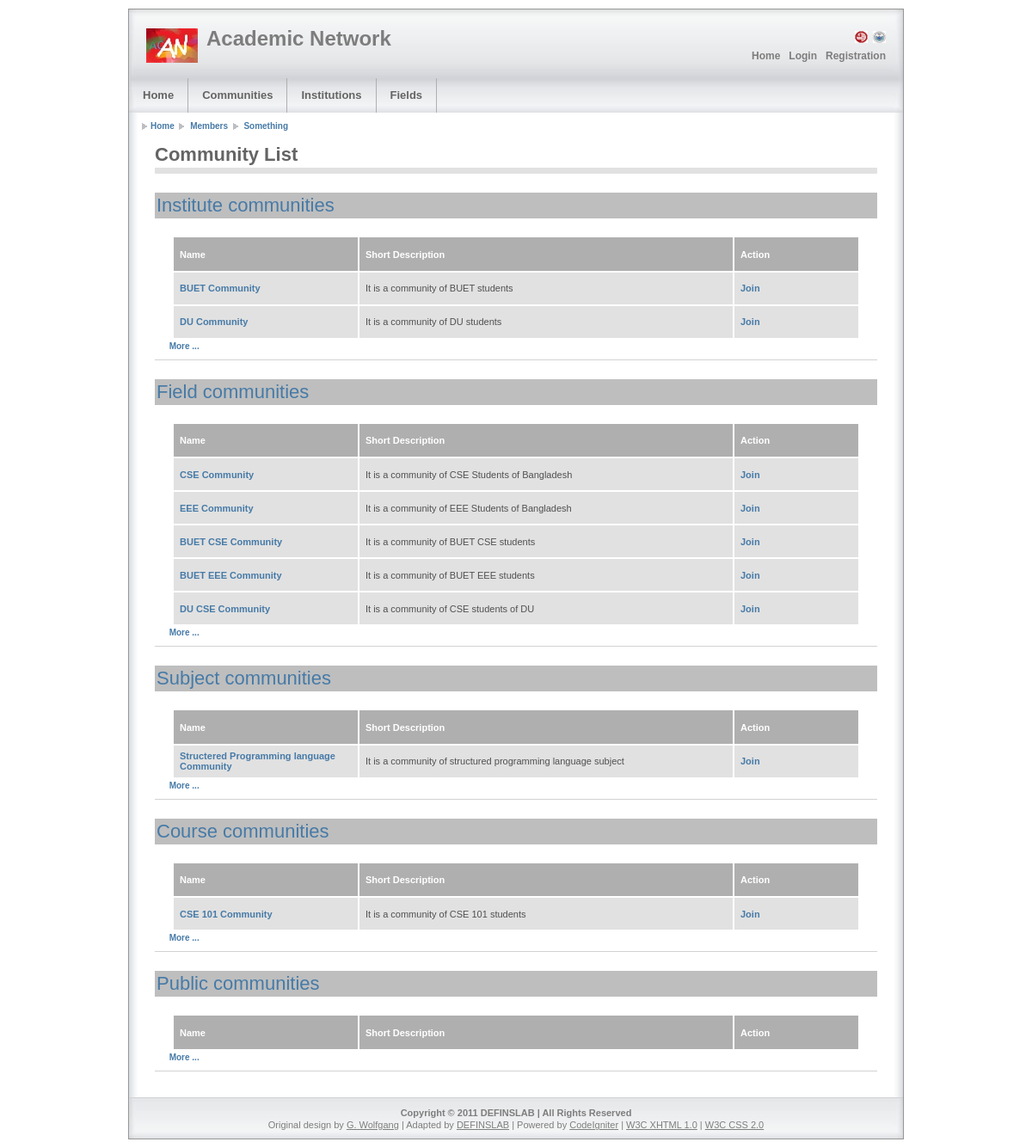
Page /index.php/community_list/LoadCommunityListViewAll on the earlier database version.
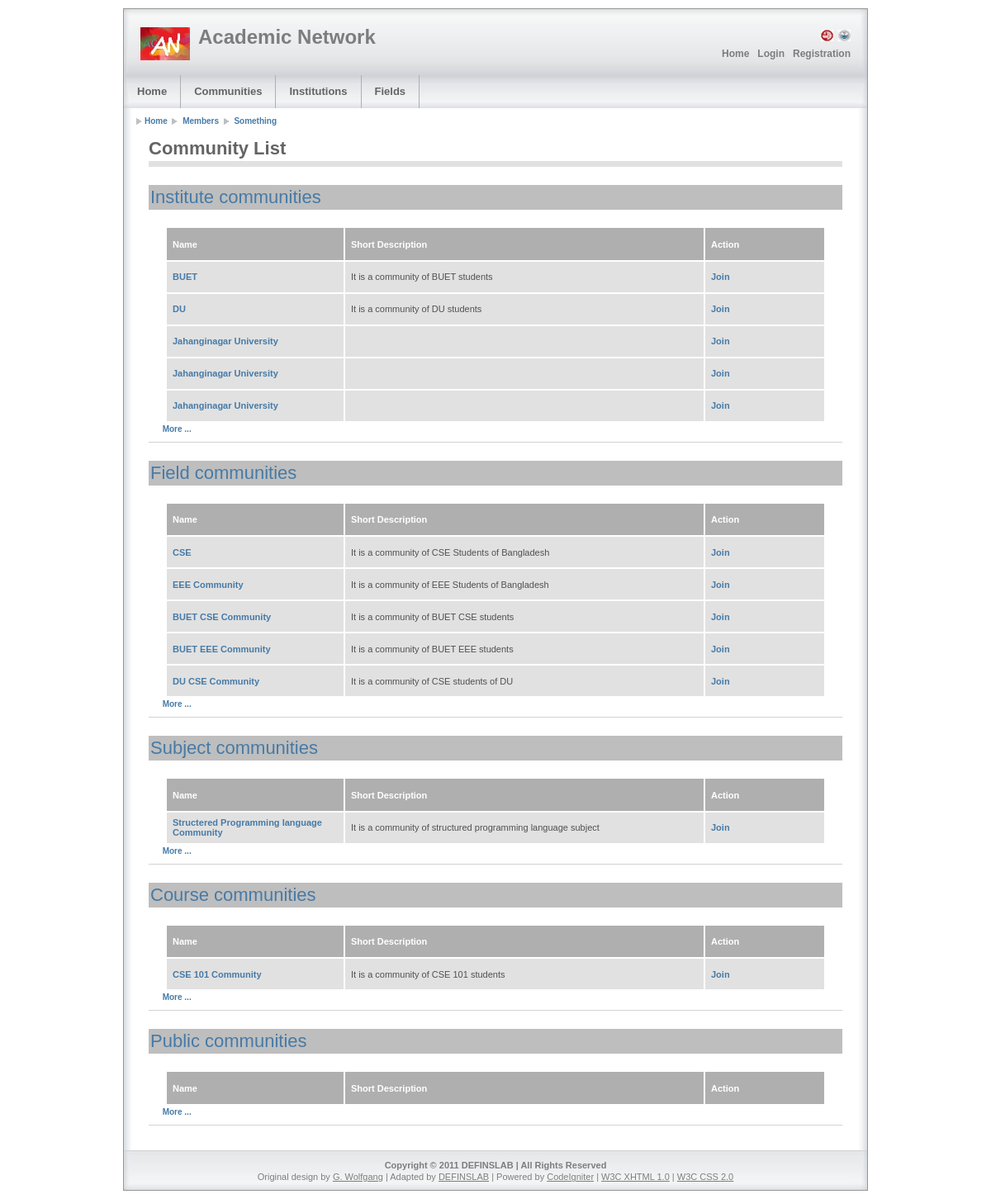
Same page on the later database version.
### tables this page shows
CREATE TABLE IF NOT EXISTS `community` (
  `community_id` int(10) NOT NULL AUTO_INCREMENT,
  `name` varchar(100) NOT NULL,
  `type` enum('institution','subject','field','course','group') NOT NULL,
  `short_description` text NOT NULL,
  `updated_date` datetime NOT NULL,
  PRIMARY KEY (`community_id`)
);

### application/controllers/community_list.php (called while the page is built, shortened)
<?php
class Community_list extends CI_Controller {
    function LoadCommunityListViewAll() {
        $username = $this->Model_user->GetLoggedInUsername();
        $communities = $this->User_community->GetByUserName($username);
        $this->page->title = "List of Communities By Type";
        $data['query1_result'] = $this->Model_community->GetByType('institution',5);
        $data['query2_result'] = $this->Model_community->GetByType('field',5);
        $data['query3_result'] = $this->Model_community->GetByType('subject',5);
        $data['query4_result'] = $this->Model_community->GetByType('course',5);
        $data['query5_result'] = $this->Model_community->GetByType('group',5);
        $data['communities'] = $communities;
        $main_content[0] = array("Community List", "community_list_view_all",$data);
        $this->page->loadViews(null, $main_content, null);
    }
}
?>

### index.php (called while the page is built, shortened)
<?php
require_once BASEPATH.'core/CodeIgniter'.EXT;

### application/models/model_community.php (called while the page is built, shortened)
<?php
   class Model_community extends CI_Model {
       function GetByType($type,$limit=null){
           $this->db->select('*');
           $query = $this->db->get_where('community',  array('type' => $type, 'community_id !=' => 0), $limit);
           return $query->result();
       }
   }
?>

### application/models/model_user.php (called while the page is built, shortened)
<?php
class Model_user extends CI_Model {
    function GetLoggedInUsername() {
        return $this->session->userdata('username');
    }
}
?>

### application/models/user_community.php (called while the page is built, shortened)
<?php
class User_community extends CI_Model {
    function GetByUserName($name,$type="", $start=0, $limit=100) {
        $query_str = "SELECT DISTINCT * FROM `user_community`
       JOIN community ON user_community.community_id = community.community_id
       WHERE `username` = '$name'";
       $query_str .= "LIMIT $start, $limit";
        $query = $this->db->query($query_str);
        return $query->result();
    }
}
?>

### application/views/default/community_list_view_all.php (the view, shortened to what the changed rows need)
<?php
function isJoinedAlready($communities, $community_id) {
    return false;
}
?>
<h1 class="block"><a href="<?= site_url("/community_list/index/institution") ?>">Institute communities</a></h1>
<div class="column1-unit">
    <table>
        <tr>
            <th class="top" scope="col" style="width:200px;">Name</th>
            <th class="top" scope="col">Short Description</th>
            <th class="top" scope="col" style="width:130px;">Action</th>
        </tr>
<?php foreach ($query1_result as $row): ?>
        <tr><th scope="row">
                <a href="<?= site_url("/community/index/$row->community_id") ?>">
<?php echo $row->name; ?>
                </a>
            </th>
            <td><?php echo $row->short_description; ?></td>
            <?php
            if (isJoinedAlready($communities, $row->community_id) == false) {
                echo '<td><a href= ' . site_url('/institute/join/id_chosen/' . $row->community_id) . '>Join</a></td>';
            } else {
                echo '<td>Already Joined!</td>';
            }
            ?>
        </tr>
<?php endforeach; ?>
        </table>
    </div>
    <h1 class="block"><a href="<?= site_url("/community_list/index/field") ?>">Field communities</a></h1>
    <div class="column1-unit">
        <table>
            <tr>
                <th class="top" scope="col" style="width:200px;">Name</th>
                <th class="top" scope="col">Short Description</th>
                <th class="top" scope="col" style="width:130px;">Action</th>
            </tr>
<?php foreach ($query2_result as $row): ?>
                <tr><th scope="row">
                        <a href="<?= site_url("/community/index/$row->community_id") ?>">
<?php echo $row->name; ?>
                </a>
            </th>
            <td><?php echo $row->short_description; ?></td>
            <?php
                if (isJoinedAlready($communities, $row->community_id) == false) {
                    echo '<td><a href= ' . site_url('/fields/join/id_chosen/' . $row->community_id) . '>Join</a></td>';
                } else {
                    echo '<td>Already Joined!</td>';
                }
            ?>
            </tr>
<?php endforeach; ?>
            </table>
        </div>
        <h1 class="block"><a href="<?= site_url("/community_list/index/subject") ?>">Subject communities</a></h1>
        <div class="column1-unit">
            <table>
                <tr>
                    <th class="top" scope="col" style="width:200px;">Name</th>
                    <th class="top" scope="col">Short Description</th>
                    <th class="top" scope="col" style="width:130px;">Action</th>
                </tr>
<?php foreach ($query3_result as $row): ?>
                    <tr><th scope="row">
                            <a href="<?= site_url("/community/index/$row->community_id") ?>">
<?php echo $row->name; ?>
                </a>
            </th>
            <td><?php echo $row->short_description; ?></td>
            <?php
                    if (isJoinedAlready($communities, $row->community_id) == false) {
                        echo '<td><a href= ' . site_url('/joinCommunity/index/' . $row->community_id) . '>Join</a></td>';
                    } else {
                        echo '<td>Already Joined!</td>';
                    }
            ?>
                </tr>
<?php endforeach; ?>
                </table>
            </div>
            <h1 class="block"><a href="<?= site_url("/community_list/index/course") ?>">Course communities</a></h1>
            <div class="column1-unit">
                <table>
                    <tr>
                        <th class="top" scope="col" style="width:200px;">Name</th>
                        <th class="top" scope="col">Short Description</th>
                        <th class="top" scope="col" style="width:130px;">Action</th>
                    </tr>
<?php foreach ($query4_result as $row): ?>
                        <tr><th scope="row">
                                <a href="<?= site_url("/community/index/$row->community_id") ?>">
<?php echo $row->name; ?>
                    </a>
                </th>
                <td><?php echo $row->short_description; ?></td>
            <?php
                        if (isJoinedAlready($communities, $row->community_id) == false) {
                            echo '<td><a href= ' . site_url('/joinCommunity/index/' . $row->community_id) . '>Join</a></td>';
                        } else {
                            echo '<td>Already Joined!</td>';
                        }
            ?>
                    </tr>
<?php endforeach; ?>
                    </table>
                </div>
                <h1 class="block"><a href="<?= site_url("/community_list/index/group") ?>">Public communities</a></h1>
                <div class="column1-unit">
                    <table>
                        <tr>
                            <th class="top" scope="col" style="width:200px;">Name</th>
                            <th class="top" scope="col">Short Description</th>
                            <th class="top" scope="col" style="width:130px;">Action</th>
                        </tr>
                        </table>
</div>

### application/views/default/general/header.php (shortened to what the changed rows need)
<!DOCTYPE html PUBLIC "-//W3C//DTD XHTML 1.0 Strict//EN" "http://www.w3.org/TR/xhtml1/DTD/xhtml1-strict.dtd">
<html xmlns="http://www.w3.org/1999/xhtml" lang="en">
    <head>
        <?php
            echo $this->page->get('css');
        ?>
    </head>
    <body>
        <div class="page-container">
            <div class="header">
                <div class="header-top">
                    <div class="sitename">
                        <h1><a href="index.php" title="Go to Start page">Academic Network</a></h1>
                    </div>
                    <div class="nav1">
                        <ul>
                            <?php
                                foreach($this->page->nav1 as $text=> $link)
                                        echo "<li>" . anchor($link,$text) . "</li>";
                            ?>
                        </ul>
                    </div>
                </div>
                <div class="header-bottom">
                    <div class="nav2">
                        <?php
                        if(isset($this->page->nav2)){
                            foreach($this->page->nav2 as $i){
                                echo "<ul>\n";
                                echo "<li>" . anchor($i[0][1], $i[0][0]) . "\n";
                                echo "</li></ul>\n";
                            }
                        }
                        ?>
                    </div>
                </div>
                <div class="header-breadcrumbs">
                    <ul>
                        <?php
                            foreach($this->page->breadcrumbs as $text=>$link){
                                echo (empty($link))?("<li>$text</li>"):("<li><a href = '$link' > $text &nbsp;</a></li>");
                            }
                        ?>
                    </ul>
                </div>
            </div>
            <div class="main">

Differences in the rows shown:
changed community "It is a community of BUET students": name "BUET Community" → "BUET"
changed community "It is a community of DU students": name "DU Community" → "DU"
added community: name "Jahanginagar University", shown under "Institute communities"
added community: name "Jahanginagar University", shown under "Institute communities"
added community: name "Jahanginagar University", shown under "Institute communities"
changed community "It is a community of CSE Students of Bangladesh": name "CSE Community" → "CSE"
